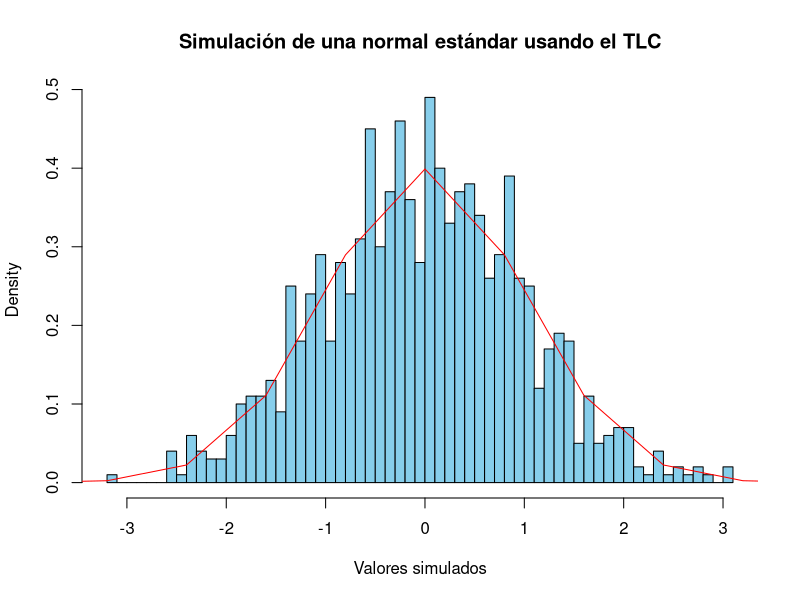
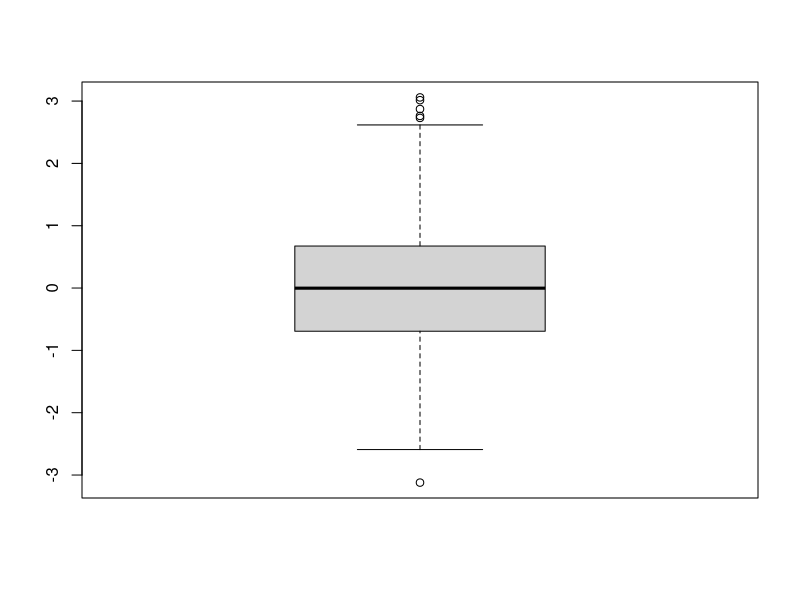

The R script that drew these images, in order:
## Simulación de valores por el metodo de TLC
# Establecer el número de variables uniformes por muestra
n <- 10 # generando 10 V.A. que seguiran distribución uniforme
nsims <- 1000 # Número total de simulaciones

# Simulación
set.seed(123)
uniformes <- matrix(runif(nsims * n, min = 0, max = 1), nrow = nsims)
uniformes
head(uniformes)
tail(uniformes)
suma_uniformes <- rowSums(uniformes)
suma_uniformes

Z1 <- (suma_uniformes - n * 0.5)/(sqrt(1/12))* sqrt(n) ## Sigue N (0,1)
Z1

Z2 <- (suma_uniformes - n * 0.5)/(sqrt(1/12)* sqrt(n)) ## Sigue N (0,1)
Z2

Z <- (suma_uniformes - n * 0.5)/(sqrt(1/12)* sqrt(n)) ## Sigue N (0,1)
Z


ver <- data.frame(Z1 = Z1, Z2 = Z2)

# Histograma
hist(Z, breaks = 50, probability = TRUE, col = "skyblue",
     main = "Simulación de una normal estándar usando el TLC",
     xlab = "Valores simulados")
# Curva de densidad teórica normal
curve(dnorm(x, mean = 0, sd = 1), from = -40, to = 40, add = TRUE,
      col = "red")
# Generar boxplot
boxplot(Z)
